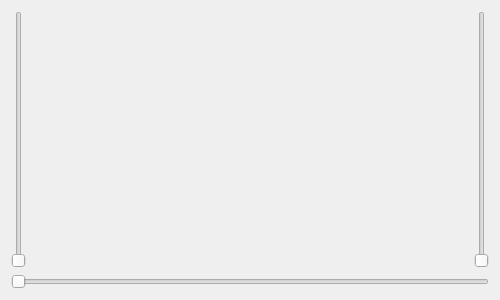
<?xml version="1.0" encoding="UTF-8"?>
<ui version="4.0">
 <class>frmGaugeRange</class>
 <widget class="QWidget" name="frmGaugeRange">
  <property name="geometry">
   <rect>
    <x>0</x>
    <y>0</y>
    <width>500</width>
    <height>300</height>
   </rect>
  </property>
  <property name="windowTitle">
   <string>Form</string>
  </property>
  <layout class="QGridLayout" name="gridLayout">
   <item row="0" column="1" colspan="2">
    <widget class="QWidget" name="widget" native="true">
     <layout class="QHBoxLayout" name="horizontalLayout">
      <item>
       <widget class="GaugeRange" name="gaugeRange1"/>
      </item>
      <item>
       <widget class="GaugeRange" name="gaugeRange2"/>
      </item>
     </layout>
    </widget>
   </item>
   <item row="0" column="0">
    <widget class="QSlider" name="horizontalSlider1"/>
   </item>
   <item row="0" column="3">
    <widget class="QSlider" name="horizontalSlider2"/>
   </item>
   <item row="1" column="0" colspan="4">
    <widget class="QSlider" name="horizontalSlider">
     <property name="orientation">
      <enum>Qt::Horizontal</enum>
     </property>
    </widget>
   </item>
  </layout>
 </widget>
 <customwidgets>
  <customwidget>
   <class>GaugeRange</class>
   <extends>QWidget</extends>
   <header>gaugerange.h</header>
  </customwidget>
 </customwidgets>
 <resources/>
 <connections/>
</ui>
